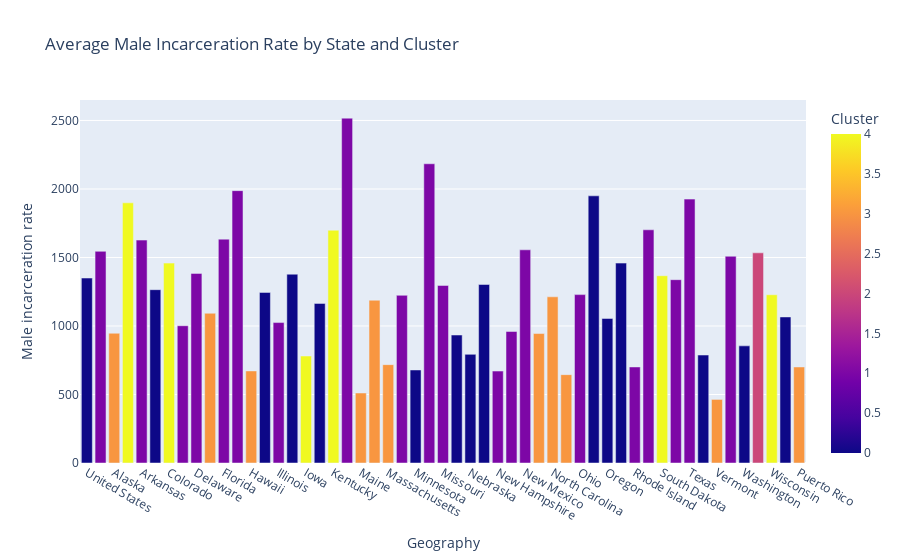

Write notebook code for a chart like this one.
### Code cell
import plotly.express as px
X = data.iloc[:,1:6]

# Create a KMeans instance with k = 3
kmeans = KMeans(n_clusters=5)

# Fit the model to the data
kmeans.fit(X)
data['Cluster'] = kmeans.labels_

# Calculate the mean male incarceration rate for each state
data['Mean Male Incarceration Rate'] = data.iloc[:,1:6].mean(axis=1)

# Create a bar chart
fig = px.bar(data, x='Geography', y='Male incarceration rate', color='Cluster', title='Average Male Incarceration Rate by State and Cluster')

fig.show()

### Figure 1 — Plotly figure (JSON) as saved in the notebook; plotly's stock layout.template omitted (floating-point values rounded to 4 significant figures)
{"data": [{"alignmentgroup": "True", "hovertemplate": "Geography=%{x}<br>Male incarceration rate=%{y}<br>Cluster=%{marker.color}<extra></extra>", "legendgroup": "", "marker": {"color": [0, 1, 3, 4, 1, 0, 4, 1, 1, 3, 1, 1, 3, 0, 1, 0, 4, 0, 4, 1, 3, 3, 3, 1, 0, 1, 1, 0, 0, 0, 1, 1, 1, 3, 3, 3, 1, 0, 0, 0, 1, 1, 4, 1, 1, 0, 3, 1, 0, 2, 4, 0, 3], "coloraxis": "coloraxis", "pattern": {"shape": ""}}, "name": "", "offsetgroup": "", "orientation": "v", "showlegend": false, "textposition": "auto", "type": "bar", "x": ["United States", "Alabama", "Alaska", "Arizona", "Arkansas", "California", "Colorado", "Connecticut", "Delaware", "District of Columbia", "Florida", "Georgia", "Hawaii", "Idaho", "Illinois", "Indiana", "Iowa", "Kansas", "Kentucky", "Louisiana", "Maine", "Maryland", "Massachusetts", "Michigan", "Minnesota", "Mississippi", "Missouri", "Montana", "Nebraska", "Nevada", "New Hampshire", "New Jersey", "New Mexico", "New York", "North Carolina", "North Dakota", "Ohio", "Oklahoma", "Oregon", "Pennsylvania", "Rhode Island", "South Carolina", "South Dakota", "Tennessee", "Texas", "Utah", "Vermont", "Virginia", "Washington", "West Virginia", "Wisconsin", "Wyoming", "Puerto Rico"], "xaxis": "x", "y": [1350, 1545, 947, 1899, 1627, 1265, 1459, 1002, 1384, 1093, 1634, 1988, 672, 1245, 1025, 1378, 781, 1165, 1699, 2517, 511, 1188, 718, 1224, 679, 2184, 1296, 934, 793, 1303, 671, 960, 1556, 945, 1213, 645, 1229, 1950, 1055, 1459, 701, 1702, 1367, 1338, 1926, 788, 464, 1509, 855, 1534, 1228, 1066, 701], "yaxis": "y"}], "layout": {"barmode": "relative", "coloraxis": {"colorbar": {"title": {"text": "Cluster"}}, "colorscale": [[0, "#0d0887"], [0.1111, "#46039f"], [0.2222, "#7201a8"], [0.3333, "#9c179e"], [0.4444, "#bd3786"], [0.5556, "#d8576b"], [0.6667, "#ed7953"], [0.7778, "#fb9f3a"], [0.8889, "#fdca26"], [1, "#f0f921"]]}, "legend": {"tracegroupgap": 0}, "title": {"text": "Average Male Incarceration Rate by State and Cluster"}, "xaxis": {"anchor": "y", "domain": [0, 1], "title": {"text": "Geography"}}, "yaxis": {"anchor": "x", "domain": [0, 1], "title": {"text": "Male incarceration rate"}}}}
